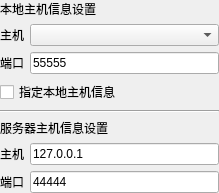
<?xml version="1.0" encoding="UTF-8"?>
<ui version="4.0">
 <class>SAKWebSocketClientDeviceController</class>
 <widget class="QWidget" name="SAKWebSocketClientDeviceController">
  <property name="geometry">
   <rect>
    <x>0</x>
    <y>0</y>
    <width>219</width>
    <height>174</height>
   </rect>
  </property>
  <property name="windowTitle">
   <string>Form</string>
  </property>
  <layout class="QGridLayout" name="gridLayout">
   <property name="leftMargin">
    <number>0</number>
   </property>
   <property name="topMargin">
    <number>0</number>
   </property>
   <property name="rightMargin">
    <number>0</number>
   </property>
   <property name="bottomMargin">
    <number>0</number>
   </property>
   <item row="7" column="1">
    <widget class="QLineEdit" name="serverTargetPortLineEdit">
     <property name="text">
      <string>44444</string>
     </property>
    </widget>
   </item>
   <item row="7" column="0">
    <widget class="QLabel" name="label_2">
     <property name="text">
      <string>端口</string>
     </property>
    </widget>
   </item>
   <item row="1" column="1">
    <widget class="QComboBox" name="localhostComboBox"/>
   </item>
   <item row="6" column="1">
    <widget class="QLineEdit" name="serverHostLineEdit">
     <property name="text">
      <string>127.0.0.1</string>
     </property>
    </widget>
   </item>
   <item row="5" column="0" colspan="2">
    <widget class="QLabel" name="label_6">
     <property name="text">
      <string>服务器主机信息设置</string>
     </property>
    </widget>
   </item>
   <item row="6" column="0">
    <widget class="QLabel" name="label">
     <property name="text">
      <string>主机</string>
     </property>
    </widget>
   </item>
   <item row="2" column="1">
    <widget class="QLineEdit" name="localPortlineEdit">
     <property name="text">
      <string>55555</string>
     </property>
    </widget>
   </item>
   <item row="3" column="0" colspan="2">
    <widget class="QCheckBox" name="enableLocalSettingCheckBox">
     <property name="text">
      <string>指定本地主机信息</string>
     </property>
    </widget>
   </item>
   <item row="1" column="0">
    <widget class="QLabel" name="label_3">
     <property name="text">
      <string>主机</string>
     </property>
    </widget>
   </item>
   <item row="2" column="0">
    <widget class="QLabel" name="label_4">
     <property name="text">
      <string>端口</string>
     </property>
    </widget>
   </item>
   <item row="0" column="0" colspan="2">
    <widget class="QLabel" name="label_5">
     <property name="text">
      <string>本地主机信息设置</string>
     </property>
    </widget>
   </item>
   <item row="4" column="0" colspan="2">
    <widget class="Line" name="line">
     <property name="orientation">
      <enum>Qt::Horizontal</enum>
     </property>
    </widget>
   </item>
  </layout>
 </widget>
 <resources/>
 <connections/>
</ui>
